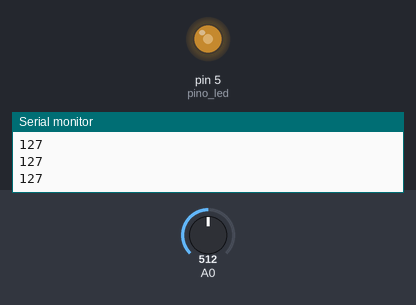
This sketch was run on a simulated Arduino Uno, built with avr-gcc and run on an emulated ATmega328P. Shown: output pins drawn as LEDs (lit = HIGH), the last lines printed to the serial monitor. The inputs (shaded band) are chosen by the test bench; at power-on: A0 = 512.

Above: at 1.2 s.
1.3 s: A0 set to 716
At 1.6 s:
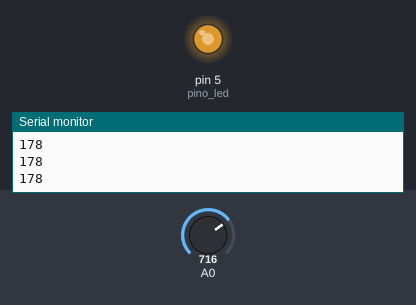
2.8 s: A0 set to 900
At 4.0 s:
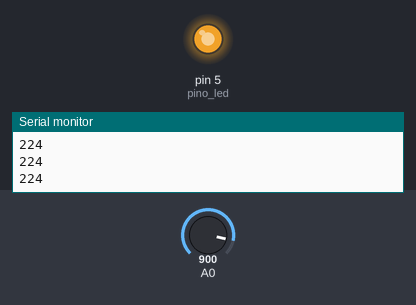
4.3 s: A0 set to 122
At 5.1 s:
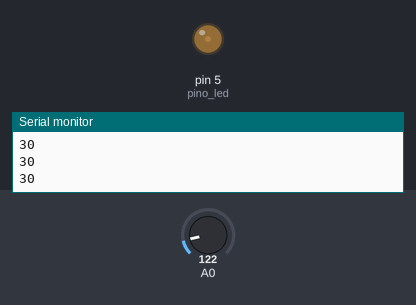
5.8 s: A0 set to 0
At 6.4 s:
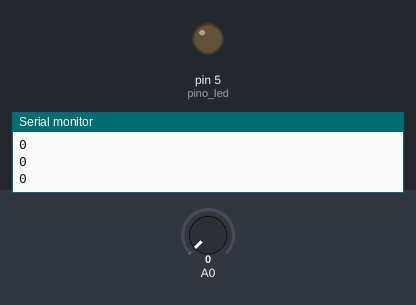
7.3 s: A0 set to 511
At 8.7 s:
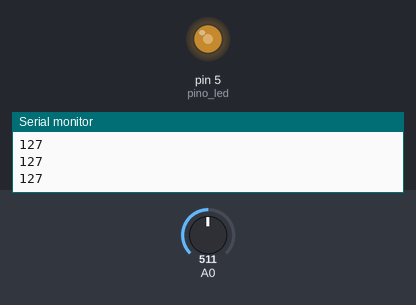
Timing chart, 0 to 9.8 s (numbered marks = the images above; inputs shaded):
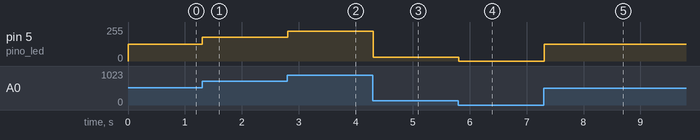

The sketch:

_05_pwm.ino
```cpp
/*
    Workshop de Arduino

    Semana da computação 2017
    IFSP Campus Piracicaba

    -----------------------------
    Exemplo 05 - PWM - "saida analógica"
    analogWrite(pino, valor)

    Potência ajustavel do LED conectado ao pino 5
    utilizando a entrada do potenciômetro conectado ao pino A0.

*/

int pino_led = 5;
int leitura_pot;
int potencia_led;

void setup()
{
    pinMode(pino_led, OUTPUT);
    Serial.begin(9600);
}

void loop()
{
    leitura_pot = analogRead(A0);   // Lê o valor do potenciometro (0 a 1023)
    potencia_led = map(leitura_pot, 0, 1023, 0, 255); // Converte o valor para estala de 0 a 255
    analogWrite(pino_led, potencia_led);
    Serial.println(potencia_led);
    delay(10);
}
```

Measured:
- after the input at 1.3 s, pin 5 (pino_led): 127/255 → 178/255 at once
- after the input at 2.8 s, pin 5 (pino_led): 178/255 → 224/255 at once
- after the input at 4.3 s, pin 5 (pino_led): 224/255 → 30/255 at once
- after the input at 5.8 s, pin 5 (pino_led): 30/255 → 0/255 at once
- after the input at 7.3 s, pin 5 (pino_led): 0/255 → 127/255 at once
